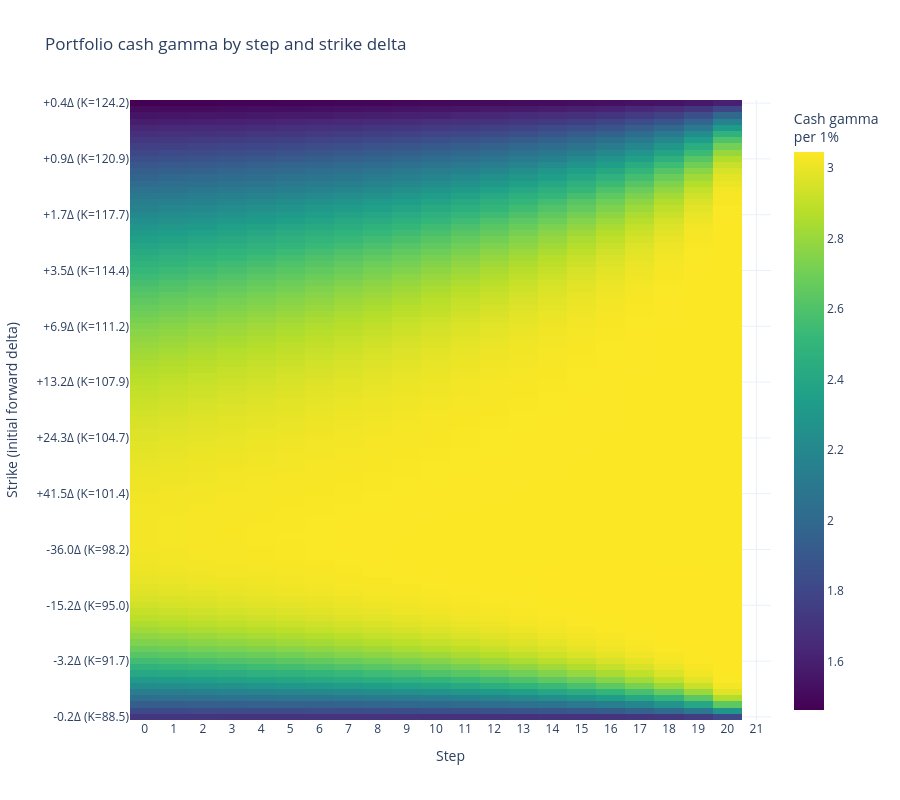

The notebook cell this image was saved under:
### Code cell
import plotly.graph_objects as go

gamma_cash_steps = np.arange(n_steps + 1)
gamma_cash_by_step = portfolio_gamma_cash_grid(
    strikes=option_universe["strike"].to_numpy(dtype=float),
    vols=option_universe["IV"].to_numpy(dtype=float),
    weights=option_universe["weight"].to_numpy(dtype=float),
    maturity=maturity_years,
    n_steps=n_steps,
    rate=risk_free_rate,
)

strike_values = option_universe["strike"].to_numpy(dtype=float)
delta_labels = [f"{100 * d:+.1f}Δ" for d in option_universe["delta"]]
hover_labels = np.tile(delta_labels, (len(gamma_cash_steps), 1))

# Label about a dozen evenly spaced strikes on the y axis with their delta.
option_deltas = option_universe["delta"].to_numpy()
n_ticks = 12
tick_idx = np.unique(np.linspace(0, len(strike_values) - 1, n_ticks).round().astype(int))
tick_vals = strike_values[tick_idx]
tick_text = [f"{100 * option_deltas[i]:+.1f}Δ (K={strike_values[i]:.1f})" for i in tick_idx]

gamma_step_fig = go.Figure(
    go.Heatmap(
        x=gamma_cash_steps,
        y=strike_values,
        z=gamma_cash_by_step.T,
        customdata=hover_labels.T,
        colorscale="Viridis",
        colorbar={"title": "Cash gamma<br>per 1%"},
        hovertemplate=(
            "Step: %{x}<br>Delta: %{customdata}<br>Strike: %{y:.2f}<br>"
            "Cash gamma: %{z:.6f}<extra></extra>"
        ),
    )
)
gamma_step_fig.update_layout(
    title="Portfolio cash gamma by step and strike delta",
    template="plotly_white",
    height=800,
    xaxis={"title": "Step", "dtick": 1},
    yaxis={
        "title": "Strike (initial forward delta)",
        "tickmode": "array",
        "tickvals": tick_vals,
        "ticktext": tick_text,
    },
)
gamma_step_fig.show()

### Figure 1 — Plotly figure (JSON) as saved in the notebook; plotly's stock layout.template omitted (floating-point values rounded to 4 significant figures; data arrays with more than 128 entries replaced by an {"elided": "..."} marker saying what was removed)
{"data": [{"colorbar": {"title": {"text": "Cash gamma<br>per 1%"}}, "colorscale": [[0, "#440154"], [0.1111, "#482878"], [0.2222, "#3e4989"], [0.3333, "#31688e"], [0.4444, "#26828e"], [0.5556, "#1f9e89"], [0.6667, "#35b779"], [0.7778, "#6ece58"], [0.8889, "#b5de2b"], [1, "#fde725"]], "customdata": {"elided": "100x22 str values"}, "hovertemplate": "Step: %{x}<br>Delta: %{customdata}<br>Strike: %{y:.2f}<br>Cash gamma: %{z:.6f}<extra></extra>", "type": "heatmap", "x": [0, 1, 2, 3, 4, 5, 6, 7, 8, 9, 10, 11, 12, 13, 14, 15, 16, 17, 18, 19, 20, 21], "y": [88.46, 88.82, 89.18, 89.54, 89.9, 90.27, 90.63, 90.99, 91.35, 91.71, 92.07, 92.43, 92.79, 93.15, 93.51, 93.87, 94.23, 94.59, 94.95, 95.31, 95.67, 96.04, 96.4, 96.76, 97.12, 97.48, 97.84, 98.2, 98.56, 98.92, 99.28, 99.64, 100.0, 100.4, 100.7, 101.1, 101.4, 101.8, 102.2, 102.5, 102.9, 103.2, 103.6, 104.0, 104.3, 104.7, 105.1, 105.4, 105.8, 106.1, 106.5, 106.9, 107.2, 107.6, 107.9, 108.3, 108.7, 109.0, 109.4, 109.7, 110.1, 110.5, 110.8, 111.2, 111.5, 111.9, 112.3, 112.6, 113.0, 113.3, 113.7, 114.1, 114.4, 114.8, 115.1, 115.5, 115.9, 116.2, 116.6, 117.0, 117.3, 117.7, 118.0, 118.4, 118.8, 119.1, 119.5, 119.8, 120.2, 120.6, 120.9, 121.3, 121.6, 122.0, 122.4, 122.7, 123.1, 123.4, 123.8, 124.2], "z": {"elided": "100x22 float values"}}], "layout": {"height": 800, "title": {"text": "Portfolio cash gamma by step and strike delta"}, "xaxis": {"dtick": 1, "title": {"text": "Step"}}, "yaxis": {"tickmode": "array", "ticktext": ["-0.2Δ (K=88.5)", "-3.2Δ (K=91.7)", "-15.2Δ (K=95.0)", "-36.0Δ (K=98.2)", "+41.5Δ (K=101.4)", "+24.3Δ (K=104.7)", "+13.2Δ (K=107.9)", "+6.9Δ (K=111.2)", "+3.5Δ (K=114.4)", "+1.7Δ (K=117.7)", "+0.9Δ (K=120.9)", "+0.4Δ (K=124.2)"], "tickvals": [88.46, 91.71, 94.95, 98.2, 101.4, 104.7, 107.9, 111.2, 114.4, 117.7, 120.9, 124.2], "title": {"text": "Strike (initial forward delta)"}}}}
